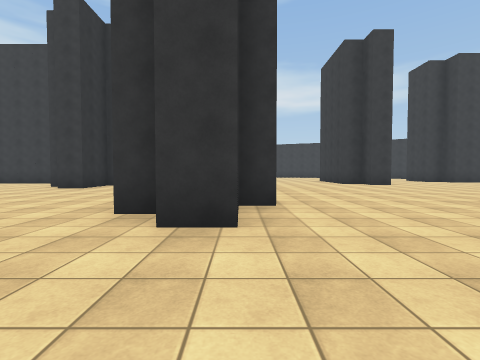
view 1 (above)

20 first-person views from a walk through a 3-D level made in the Unity game engine. The camera is 1.3 m above the floor, tilts 2° down and sees 85° across. The floor is counted in squares, 2.49 m on a side. Each view is taken from the middle of a square. On the plan, view 1 faces up. The plan holds only what a view shows up to about 9 squares ahead; the rest is blank. The place goes on beyond the plan. The player character is not drawn. Surface patterns are stand-ins for the level's own textures.

view 2
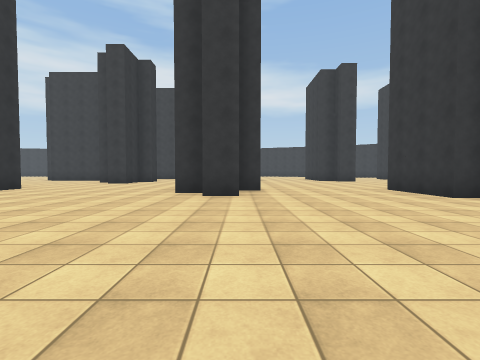

view 3
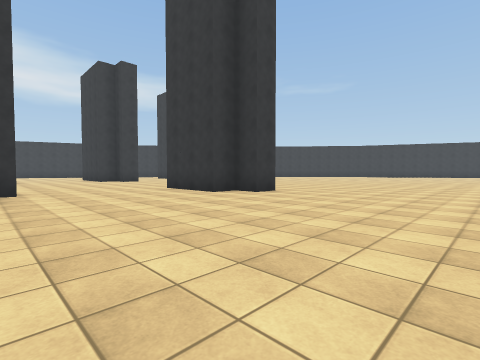

view 4
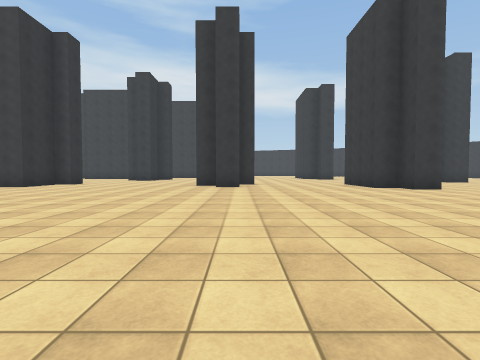

view 5
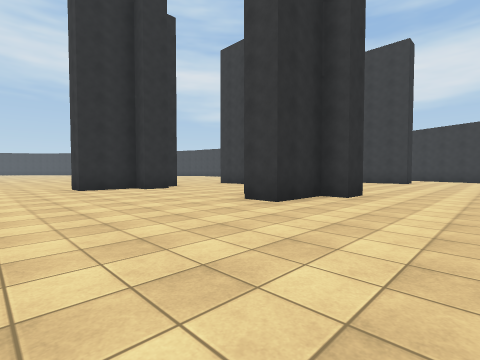

view 6
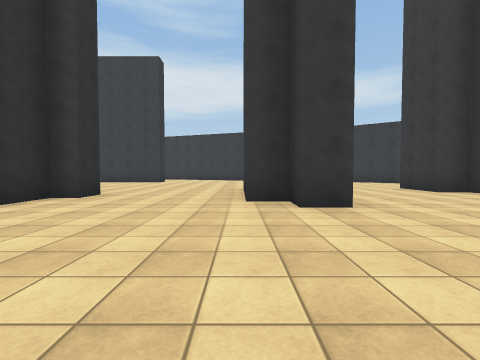

view 7
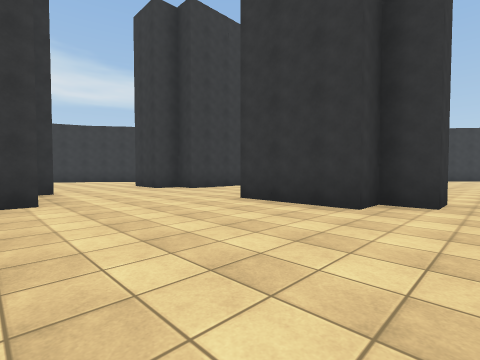

view 8
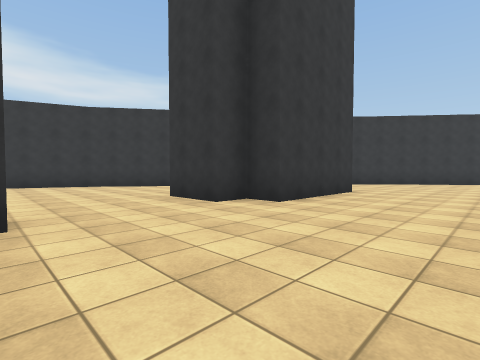

view 9
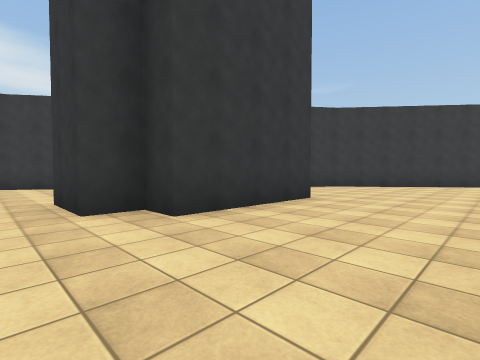

view 10
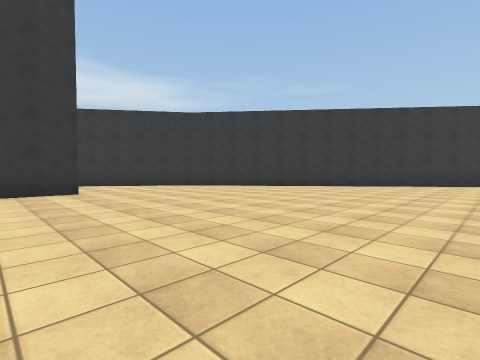

view 11
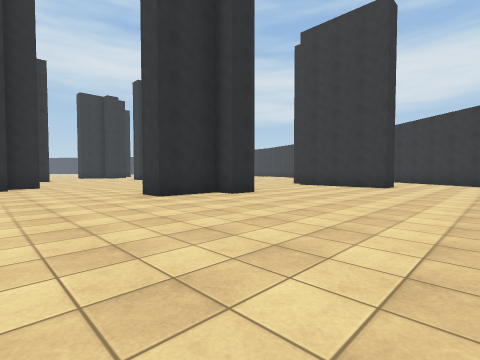

view 12
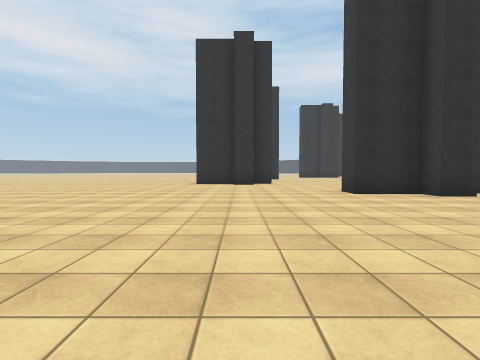

view 13
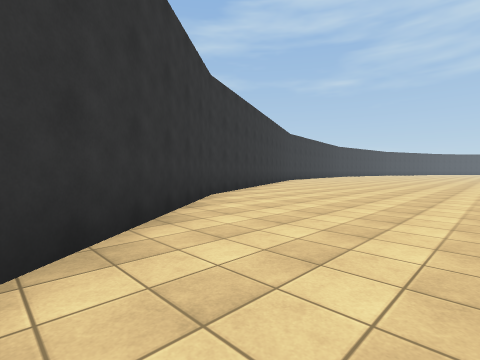

view 14
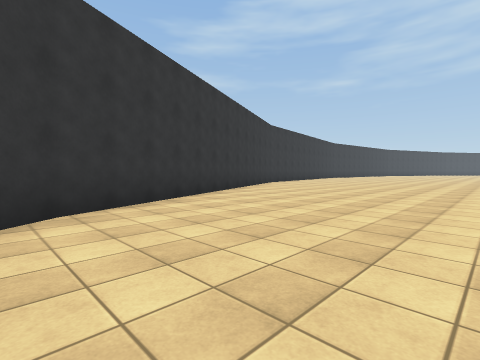

view 15
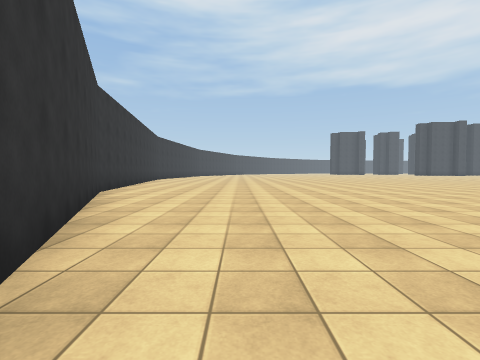

view 16
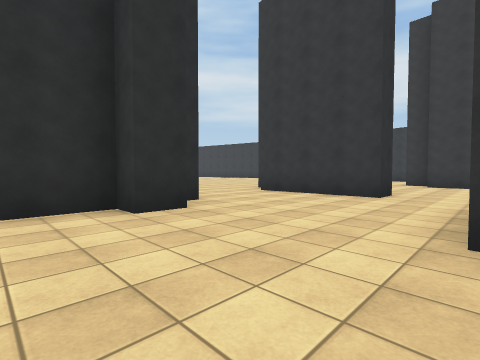

view 17
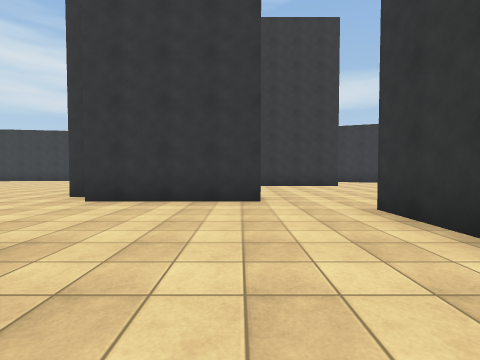

view 18
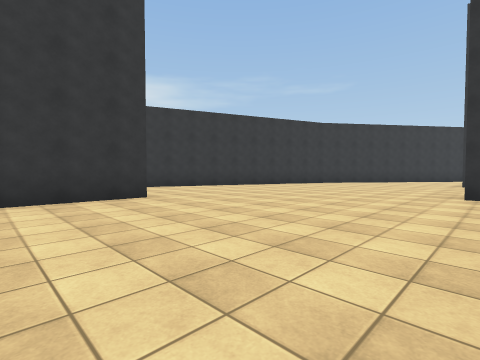

view 19
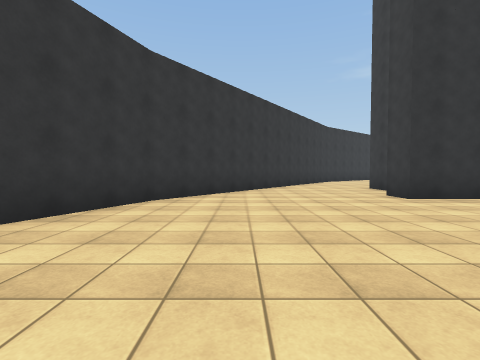

view 20
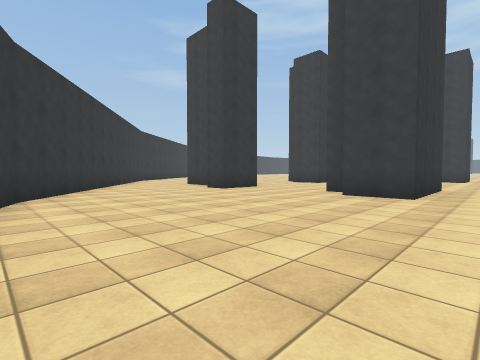

### Floor plan
Points are (right, up) in squares from view 1. A wall is a line through its corners. A room is listed if a view was taken in it or the views show most of it. See-through windows are left out.
Room 1 (views 1, 2, 3, 4, 5, 6, 7, 8, 9, 10, 11, 12, 13, 14, 15, 16, 17, 18, 19, 20)
walls: (5.4, 4.4) (5.4, 3.5); (5.6, 1.3) (4.9, 1.3) (4.9, 2) (4.1, 2) (4.1, 4.4); (10.7, 7.9) (10.7, 7.1) (10.1, 7.1) (10.1, 5.6) (9.4, 5.6) (9.4, 6.3) (8.6, 6.3) (8.6, 8.6); (5.6, 9.7) (4.9, 9.7) (4.9, 10.5) (4.1, 10.5) (4.1, 13.5) (5.5, 13.5); (0, 2.4) (-0.9, 2.4); (-0.9, 3.1) (-1.6, 3.1); (5.8, 12.7) (6.2, 12.7); (10.9, 13.1) (11.9, 13.1); (0.9, 11.8) (0.9, 11) (0.4, 11) (0.4, 9.5) (-0.5, 9.5); (12.6, 12.4) (12.6, 11.6) (9.6, 11.6) (9.6, 12.4) (8.8, 12.4) (8.8, 13.9) (9.6, 13.9); (-1.1, 11) (-1.1, 12.6); (-4.1, 10.1) (-4.1, 9.3) (-4.7, 9.3) (-4.7, 7.8) (-5.5, 7.8); (16.5, 12.8) (8.6, 18.5); (-6.4, 4.8) (-6.4, 3.9); (-6.9, 3) (-6.9, 2.4) (-7.8, 2.4); (-2.6, 14.2) (-2.6, 13.5) (-5.8, 13.5); (8.7, 18.5) (6.8, 19.2); (0.4, 18) (-2.8, 18); (22.6, 5.3) (16.4, 13); (-6, 14.2) (-6.5, 14.2); (26.8, -6) (26.4, -3.4) (22.5, 5.5)
ways out: opening at (-3, 17)

Where each view was taken, in squares from view 1:
view 1: 0 up, 0 right, facing up
view 2: 3 down, 0 right, facing up
view 3: 3 down, 0 right, facing up-right
view 4: 6 down, 0 right, facing up
view 5: 6 up, 3 right, facing up-left
view 6: 6 up, 4 right, facing up
view 7: 5 up, 5 right, facing up-right
view 8: 9 up, 6 right, facing up-right
view 9: 9 up, 8 right, facing up-right
view 10: 5 up, 11 right, facing up-right
view 11: 3 up, 15 right, facing up-left
view 12: 3 up, 16 right, facing left
view 13: 9 up, 18 right, facing down-right
view 14: 6 up, 19 right, facing down-right
view 15: 3 up, 23 right, facing down
view 16: 8 up, 1 left, facing up-left
view 17: 9 up, 3 left, facing up
view 18: 13 up, 2 left, facing up-right
view 19: 17 up, 4 right, facing right
view 20: 19 up, 3 right, facing down-right
